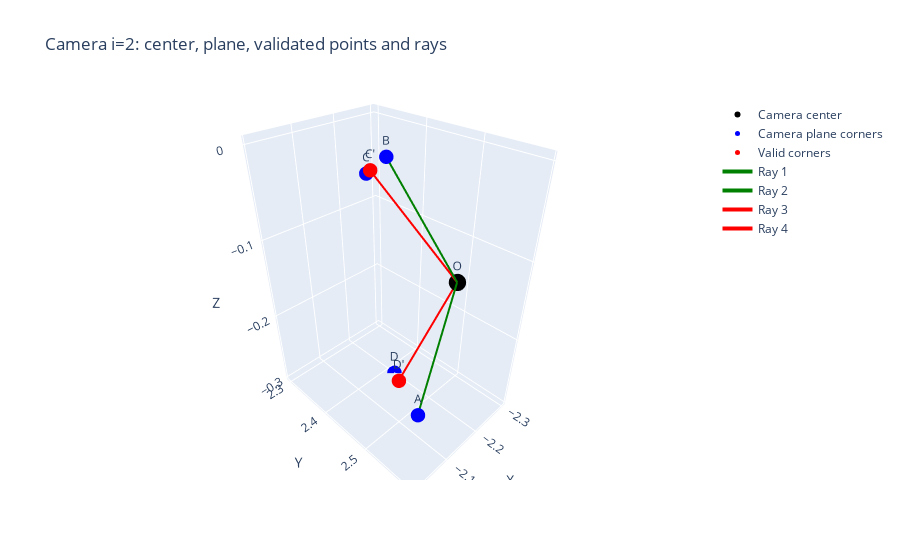

Write notebook code for a chart like this one.
### Markdown cell above
# Camera representation visualization in Mat3er

### Code cell
i = 2  # Camera chosen to display

# Retrieve the camera center
cam_center = geometries[2*(i+1)].vertices[6]

# The camera's image plane
camera_plane = geometries[2*i+1].vertices

# valid_image_corners_3d corresponding to i
valid_points = valid[2]  # List of the 4 validated 3D points

# Points A, B, C, D (corners of the image plane)
A = camera_plane[3]
B = camera_plane[2]
C = camera_plane[1]
D = camera_plane[0]

# Validated image points C' and D' (valid_image_corners_3d[1] and [0])
C_prime = valid_points[1]
D_prime = valid_points[0]
print(valid_image_corners_3d[i])
trace_points = []
trace_meshes = []

colors = ['red', 'green', 'blue', 'yellow', 'cyan', 'magenta']

# 1) Plot the camera center (vertex) as a point
trace_points.append(go.Scatter3d(
    x=[cam_center[0]], y=[cam_center[1]], z=[cam_center[2]],
    mode='markers+text',
    marker=dict(size=6, color='black'),
    text="O",
    name='Camera center'
))

# 2) Plot the 4 corners of the camera plane (A, B, C, D) as points
plane_points = np.array([A, B, C, D])
trace_points.append(go.Scatter3d(
    x=plane_points[:, 0], y=plane_points[:, 1], z=plane_points[:, 2],
    mode='markers+text',
    marker=dict(size=5, color='blue'),
    text=['A', 'B', 'C', 'D'],
    textposition='top center',
    name='Camera plane corners'
))

# 3) Plot the 2 validated points C' and D' in red
valid_pts = np.array([C_prime, D_prime])
trace_points.append(go.Scatter3d(
    x=valid_pts[:, 0], y=valid_pts[:, 1], z=valid_pts[:, 2],
    mode='markers+text',
    marker=dict(size=5, color='red'),
    text=["C'", "D'"],
    textposition='top center',
    name='Valid corners'
))

# 4) Draw 4 lines from the camera center to A, B, C', and D', extending them slightly

def extend_line(p1, p2, scale=1):
    """ Extend the line from p1 to p2 by 'scale' times the vector length """
    direction = p2 - p1
    return p1 + scale * direction

lines = [
    (cam_center, A),
    (cam_center, B),
    (cam_center, C_prime),
    (cam_center, D_prime)
]

for idx, (start, end) in enumerate(lines):
    extended_end = extend_line(np.array(start), np.array(end))
    trace_meshes.append(go.Scatter3d(
        x=[start[0], extended_end[0]],
        y=[start[1], extended_end[1]],
        z=[start[2], extended_end[2]],
        mode='lines',
        line=dict(color='green' if idx < 2 else 'red', width=4),
        name=f'Ray {idx+1}'
    ))

# Set up layout (adapted to fit the points in view)
all_points = np.vstack([plane_points, valid_pts, cam_center.reshape(1,3)])
xlim = [all_points[:, 0].min(), all_points[:, 0].max()]
ylim = [all_points[:, 1].min(), all_points[:, 1].max()]
zlim = [all_points[:, 2].min(), all_points[:, 2].max()]
dx = xlim[1] - xlim[0]
dy = ylim[1] - ylim[0]
dz = zlim[1] - zlim[0]
max_range = max(dx, dy, dz)

center_x = (xlim[0] + xlim[1]) / 2
center_y = (ylim[0] + ylim[1]) / 2
center_z = (zlim[0] + zlim[1]) / 2

layout = go.Layout(
    scene=dict(
        xaxis=dict(range=[center_x - max_range/2, center_x + max_range/2], title='X'),
        yaxis=dict(range=[center_y - max_range/2, center_y + max_range/2], title='Y'),
        zaxis=dict(range=[center_z - max_range/2, center_z + max_range/2], title='Z')
    ),
    title=f"Camera i={i}: center, plane, validated points and rays"
)

fig = go.Figure(data=trace_points + trace_meshes, layout=layout)
fig.show()

### Figure 1 — Plotly figure (JSON) as saved in the notebook; plotly's stock layout.template omitted (floating-point values rounded to 4 significant figures)
{"data": [{"marker": {"color": "black", "size": 6}, "mode": "markers+text", "name": "Camera center", "text": "O", "type": "scatter3d", "x": [-2.235], "y": [2.518], "z": [-0.1335]}, {"marker": {"color": "blue", "size": 5}, "mode": "markers+text", "name": "Camera plane corners", "text": ["A", "B", "C", "D"], "textposition": "top center", "type": "scatter3d", "x": [-2.071, -2.099, -2.227, -2.2], "y": [2.557, 2.475, 2.334, 2.416], "z": [-0.2439, 0.008414, -0.05125, -0.3036]}, {"marker": {"color": "red", "size": 5}, "mode": "markers+text", "name": "Valid corners", "text": ["C'", "D'"], "textposition": "top center", "type": "scatter3d", "x": [-2.196, -2.17], "y": [2.369, 2.448], "z": [-0.0365, -0.2899]}, {"line": {"color": "green", "width": 4}, "mode": "lines", "name": "Ray 1", "type": "scatter3d", "x": [-2.235, -2.071], "y": [2.518, 2.557], "z": [-0.1335, -0.2439]}, {"line": {"color": "green", "width": 4}, "mode": "lines", "name": "Ray 2", "type": "scatter3d", "x": [-2.235, -2.099], "y": [2.518, 2.475], "z": [-0.1335, 0.008414]}, {"line": {"color": "red", "width": 4}, "mode": "lines", "name": "Ray 3", "type": "scatter3d", "x": [-2.235, -2.196], "y": [2.518, 2.369], "z": [-0.1335, -0.0365]}, {"line": {"color": "red", "width": 4}, "mode": "lines", "name": "Ray 4", "type": "scatter3d", "x": [-2.235, -2.17], "y": [2.518, 2.448], "z": [-0.1335, -0.2899]}], "layout": {"scene": {"xaxis": {"range": [-2.309, -1.997], "title": {"text": "X"}}, "yaxis": {"range": [2.29, 2.602], "title": {"text": "Y"}}, "zaxis": {"range": [-0.3036, 0.008414], "title": {"text": "Z"}}}, "title": {"text": "Camera i=2: center, plane, validated points and rays"}}}
